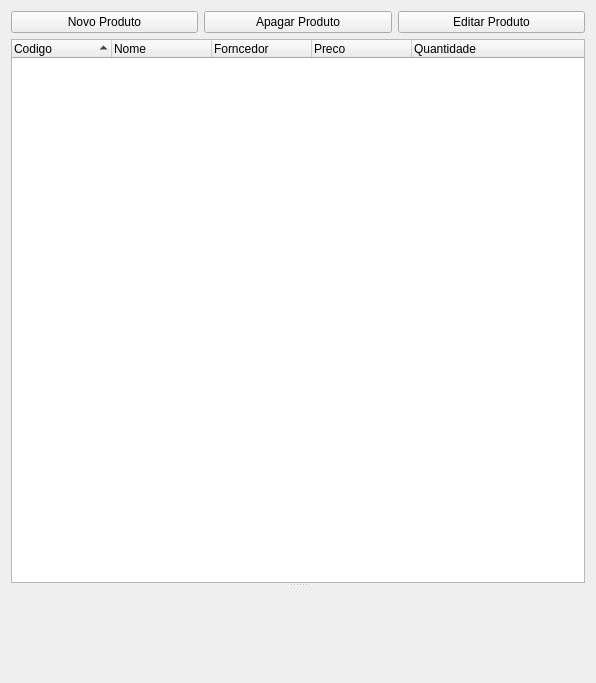
<?xml version="1.0" encoding="UTF-8"?>
<ui version="4.0">
 <class>Form</class>
 <widget class="QWidget" name="Form">
  <property name="geometry">
   <rect>
    <x>0</x>
    <y>0</y>
    <width>596</width>
    <height>683</height>
   </rect>
  </property>
  <property name="windowTitle">
   <string>Form</string>
  </property>
  <layout class="QVBoxLayout" name="verticalLayout">
   <item>
    <layout class="QHBoxLayout" name="horizontalLayout">
     <item>
      <widget class="QPushButton" name="botton_new">
       <property name="text">
        <string>Novo Produto</string>
       </property>
      </widget>
     </item>
     <item>
      <widget class="QPushButton" name="button_edit">
       <property name="text">
        <string>Apagar Produto</string>
       </property>
      </widget>
     </item>
     <item>
      <widget class="QPushButton" name="button_delete">
       <property name="text">
        <string>Editar Produto</string>
       </property>
      </widget>
     </item>
    </layout>
   </item>
   <item>
    <widget class="QSplitter" name="splitter">
     <property name="orientation">
      <enum>Qt::Vertical</enum>
     </property>
     <widget class="QTreeWidget" name="list_2">
      <property name="tabKeyNavigation">
       <bool>true</bool>
      </property>
      <property name="alternatingRowColors">
       <bool>true</bool>
      </property>
      <property name="itemsExpandable">
       <bool>false</bool>
      </property>
      <property name="sortingEnabled">
       <bool>true</bool>
      </property>
      <property name="expandsOnDoubleClick">
       <bool>false</bool>
      </property>
      <column>
       <property name="text">
        <string>Codigo</string>
       </property>
      </column>
      <column>
       <property name="text">
        <string>Nome</string>
       </property>
      </column>
      <column>
       <property name="text">
        <string>Forncedor</string>
       </property>
      </column>
      <column>
       <property name="text">
        <string>Preco</string>
       </property>
      </column>
      <column>
       <property name="text">
        <string>Quantidade</string>
       </property>
      </column>
     </widget>
     <widget class="ProductForm" name="product_form" native="true"/>
    </widget>
   </item>
  </layout>
  <action name="actionNew_Product">
   <property name="text">
    <string>Novo produto</string>
   </property>
   <property name="shortcut">
    <string>Ctrl+N</string>
   </property>
  </action>
 </widget>
 <customwidgets>
  <customwidget>
   <class>ProductForm</class>
   <extends>QWidget</extends>
   <header>productForm</header>
   <container>1</container>
  </customwidget>
 </customwidgets>
 <resources/>
 <connections/>
</ui>
